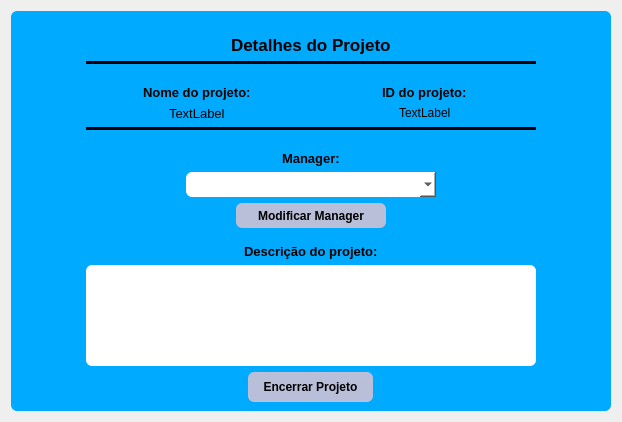
           <widget class="QWidget" name="page_descricao_projeto">
            <layout class="QGridLayout" name="gridLayout_42">
             <item row="0" column="0">
              <widget class="QFrame" name="frame_6">
               <property name="minimumSize">
                <size>
                 <width>600</width>
                 <height>400</height>
                </size>
               </property>
               <property name="maximumSize">
                <size>
                 <width>600</width>
                 <height>400</height>
                </size>
               </property>
               <property name="styleSheet">
                <string notr="true">background-color:  rgb(0, 170, 255);
border-radius: 6px;</string>
               </property>
               <property name="frameShape">
                <enum>QFrame::StyledPanel</enum>
               </property>
               <property name="frameShadow">
                <enum>QFrame::Raised</enum>
               </property>
               <layout class="QGridLayout" name="gridLayout_107">
                <item row="6" column="0">
                 <spacer name="verticalSpacer_39">
                  <property name="orientation">
                   <enum>Qt::Vertical</enum>
                  </property>
                  <property name="sizeType">
                   <enum>QSizePolicy::Fixed</enum>
                  </property>
                  <property name="sizeHint" stdset="0">
                   <size>
                    <width>20</width>
                    <height>15</height>
                   </size>
                  </property>
                 </spacer>
                </item>
                <item row="2" column="0">
                 <widget class="Line" name="line_17">
                  <property name="styleSheet">
                   <string notr="true">background-color: black;</string>
                  </property>
                  <property name="orientation">
                   <enum>Qt::Horizontal</enum>
                  </property>
                 </widget>
                </item>
                <item row="7" column="0" alignment="Qt::AlignHCenter|Qt::AlignVCenter">
                 <widget class="QLabel" name="label_63">
                  <property name="styleSheet">
                   <string notr="true">font-size: 13px;
font-weight:bold;</string>
                  </property>
                  <property name="text">
                   <string>Manager:</string>
                  </property>
                 </widget>
                </item>
                <item row="10" column="0">
                 <spacer name="verticalSpacer_31">
                  <property name="orientation">
                   <enum>Qt::Vertical</enum>
                  </property>
                  <property name="sizeType">
                   <enum>QSizePolicy::Fixed</enum>
                  </property>
                  <property name="sizeHint" stdset="0">
                   <size>
                    <width>20</width>
                    <height>10</height>
                   </size>
                  </property>
                 </spacer>
                </item>
                <item row="11" column="0">
                 <layout class="QGridLayout" name="gridLayout_100">
                  <item row="0" column="0" alignment="Qt::AlignHCenter|Qt::AlignBottom">
                   <widget class="QLabel" name="label_51">
                    <property name="styleSheet">
                     <string notr="true">font-size: 13px;
font-weight:bold;</string>
                    </property>
                    <property name="text">
                     <string>Descrição do projeto:</string>
                    </property>
                   </widget>
                  </item>
                  <item row="1" column="0">
                   <widget class="QTextEdit" name="text_projdesc">
                    <property name="maximumSize">
                     <size>
                      <width>450</width>
                      <height>250</height>
                     </size>
                    </property>
                    <property name="styleSheet">
                     <string notr="true">background-color:white;</string>
                    </property>
                   </widget>
                  </item>
                  <item row="2" column="0" alignment="Qt::AlignHCenter|Qt::AlignVCenter">
                   <widget class="QPushButton" name="button_projdel">
                    <property name="minimumSize">
                     <size>
                      <width>125</width>
                      <height>30</height>
                     </size>
                    </property>
                    <property name="maximumSize">
                     <size>
                      <width>125</width>
                      <height>30</height>
                     </size>
                    </property>
                    <property name="cursor">
                     <cursorShape>PointingHandCursor</cursorShape>
                    </property>
                    <property name="styleSheet">
                     <string notr="true">QPushButton{
	background-color: rgb(185, 190, 217);
	color: black;
	font-weight: 700;
	border-radius: 6px;
}
QPushButton:hover{
	background-color: white;
}</string>
                    </property>
                    <property name="text">
                     <string>Encerrar Projeto</string>
                    </property>
                   </widget>
                  </item>
                 </layout>
                </item>
                <item row="4" column="0">
                 <layout class="QGridLayout" name="gridLayout_106">
                  <item row="0" column="1">
                   <layout class="QGridLayout" name="gridLayout_103">
                    <item row="0" column="0" alignment="Qt::AlignHCenter|Qt::AlignBottom">
                     <widget class="QLabel" name="label_49">
                      <property name="styleSheet">
                       <string notr="true">font-size: 13px;
font-weight:bold;</string>
                      </property>
                      <property name="text">
                       <string>ID do projeto:</string>
                      </property>
                     </widget>
                    </item>
                   </layout>
                  </item>
                  <item row="1" column="0">
                   <layout class="QGridLayout" name="gridLayout_41">
                    <item row="0" column="0" alignment="Qt::AlignHCenter|Qt::AlignTop">
                     <widget class="QLabel" name="label_projnome">
                      <property name="styleSheet">
                       <string notr="true">font-size: 13px;
</string>
                      </property>
                      <property name="text">
                       <string>TextLabel</string>
                      </property>
                     </widget>
                    </item>
                   </layout>
                  </item>
                  <item row="1" column="1">
                   <layout class="QGridLayout" name="gridLayout_46">
                    <item row="0" column="0" alignment="Qt::AlignHCenter|Qt::AlignTop">
                     <widget class="QLabel" name="label_projid">
                      <property name="text">
                       <string>TextLabel</string>
                      </property>
                     </widget>
                    </item>
                   </layout>
                  </item>
                  <item row="0" column="0">
                   <layout class="QGridLayout" name="gridLayout_99">
                    <item row="0" column="0" alignment="Qt::AlignHCenter|Qt::AlignBottom">
                     <widget class="QLabel" name="label_50">
                      <property name="styleSheet">
                       <string notr="true">font-size: 13px;
font-weight:bold;</string>
                      </property>
                      <property name="text">
                       <string>Nome do projeto:</string>
                      </property>
                     </widget>
                    </item>
                   </layout>
                  </item>
                 </layout>
                </item>
                <item row="3" column="0">
                 <spacer name="verticalSpacer_30">
                  <property name="orientation">
                   <enum>Qt::Vertical</enum>
                  </property>
                  <property name="sizeType">
                   <enum>QSizePolicy::Fixed</enum>
                  </property>
                  <property name="sizeHint" stdset="0">
                   <size>
                    <width>20</width>
                    <height>15</height>
                   </size>
                  </property>
                 </spacer>
                </item>
                <item row="0" column="0">
                 <spacer name="verticalSpacer_29">
                  <property name="orientation">
                   <enum>Qt::Vertical</enum>
                  </property>
                  <property name="sizeType">
                   <enum>QSizePolicy::Fixed</enum>
                  </property>
                  <property name="sizeHint" stdset="0">
                   <size>
                    <width>20</width>
                    <height>15</height>
                   </size>
                  </property>
                 </spacer>
                </item>
                <item row="1" column="0" alignment="Qt::AlignHCenter|Qt::AlignVCenter">
                 <widget class="QLabel" name="label_52">
                  <property name="styleSheet">
                   <string notr="true">font-weight: bold;
font-size: 17px;</string>
                  </property>
                  <property name="text">
                   <string>Detalhes do Projeto</string>
                  </property>
                 </widget>
                </item>
                <item row="5" column="0">
                 <widget class="Line" name="line_18">
                  <property name="styleSheet">
                   <string notr="true">background-color: black;</string>
                  </property>
                  <property name="orientation">
                   <enum>Qt::Horizontal</enum>
                  </property>
                 </widget>
                </item>
                <item row="8" column="0" alignment="Qt::AlignHCenter|Qt::AlignVCenter">
                 <widget class="QComboBox" name="combo_projmanager">
                  <property name="minimumSize">
                   <size>
                    <width>250</width>
                    <height>25</height>
                   </size>
                  </property>
                  <property name="styleSheet">
                   <string notr="true">background-color:white;</string>
                  </property>
                 </widget>
                </item>
                <item row="9" column="0" alignment="Qt::AlignHCenter|Qt::AlignVCenter">
                 <widget class="QPushButton" name="button_proj_modmanager">
                  <property name="minimumSize">
                   <size>
                    <width>150</width>
                    <height>25</height>
                   </size>
                  </property>
                  <property name="cursor">
                   <cursorShape>PointingHandCursor</cursorShape>
                  </property>
                  <property name="styleSheet">
                   <string notr="true">QPushButton{
	background-color: rgb(185, 190, 217);
	color: black;
	font-weight: 700;
	border-radius: 6px;
}
QPushButton:hover{
	background-color: white;
}</string>
                  </property>
                  <property name="text">
                   <string>Modificar Manager</string>
                  </property>
                 </widget>
                </item>
               </layout>
              </widget>
             </item>
            </layout>
           </widget>
